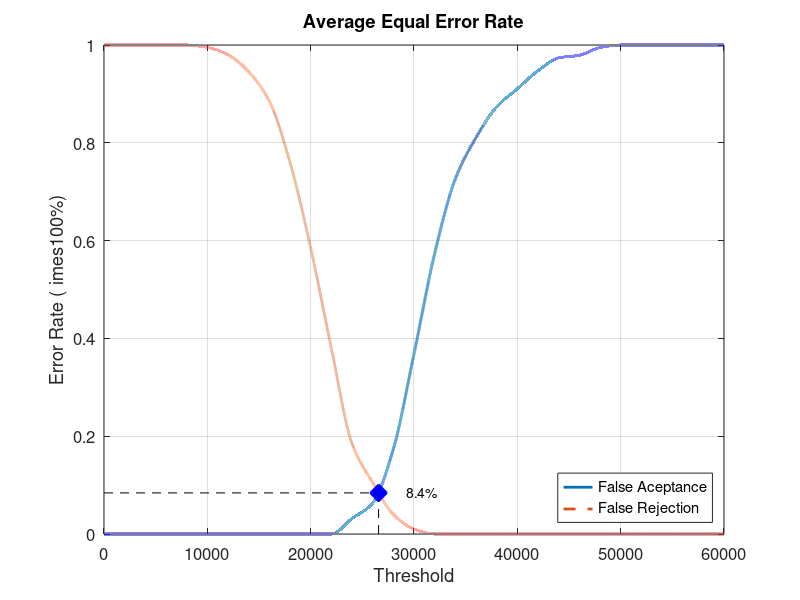
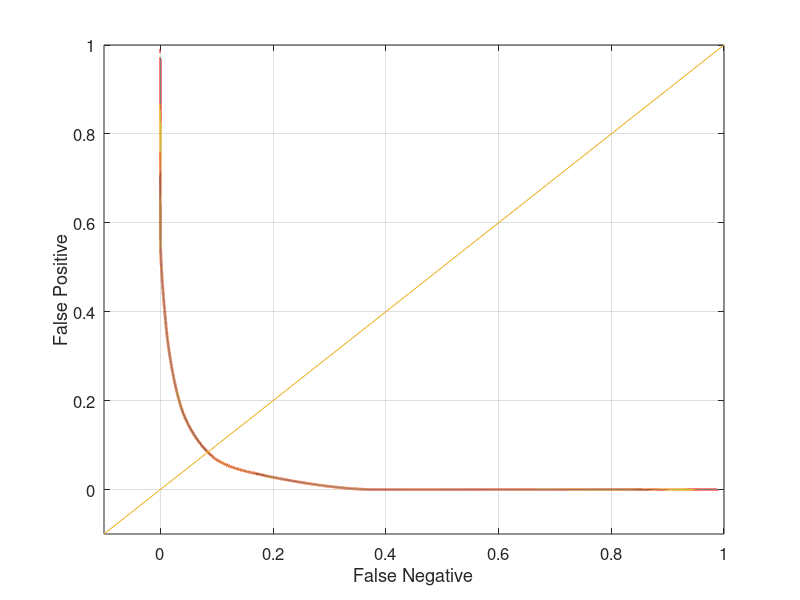

Write MATLAB code to recreate these figures, in order.
close all;
clear;
clc;
x = 0:2000:60000;
xq = 0:0.5:60000;

y0 = [0 0 0 0 0 0 0 0 0 0 0 0 0.0315789 0.0631579 0.173684 0.368421 0.573684 0.726316 0.810526 0.873684 0.910526 0.947368 0.973684 0.978947 0.994737 1 1 1 1 1 1]
yy0 = interp1(x, y0, xq, 'pchip');
y1 = [1 1 1 1 1 0.995 0.98 0.945 0.885 0.76 0.585 0.38 0.185 0.105 0.04 0.01 0 0 0 0 0 0 0 0 0 0 0 0 0 0 0]
yy1 = interp1(x, y1, xq, 'pchip');

% Calculating EER: 
y2 = abs(y0 - y1);
find(y2 == min(y2))
yy2 = abs(yy0 - yy1);
xEER = find(yy2 == min(yy2));
xEERIndex = xq(xEER) % X-axis EER
yEER = yy0(xEER) % Y-axis EER

main = figure
plot(xq, yy0,'-','LineWidth', 2);	hold on
plot(xq, yy1,'--','LineWidth', 2);	hold on
plot([xEERIndex xEERIndex], [0 yEER], 'k--');	hold on
plot([0 xEERIndex], [yEER yEER], 'k--');	hold on
plot(xEERIndex, yEER, 'bx', 'LineWidth', 10);	hold on
text(xEERIndex + 10 * xEERIndex / 100, yEER, [num2str(round((10000 * yEER)) / 100) '%'])
legend('False Aceptance', 'False Rejection', 'Location', 'SouthEast')
xlabel('Threshold')
ylabel('Error Rate (	imes100%)')
title('Average Equal Error Rate')
set(gca, 'FontSize', 12)
axis([0 60000 0 1])
grid on

print(main, 'Database5_3Main', '-dpng');
FNRxFPR = figure('Color', [1 1 1]);
plot(yy1, yy0, '-', yy1, yy0, 'LineWidth', 2);
hold on
y = -0.1:0.1:1
plot(y, y); 
set(gca, 'FontSize', 12)
xlabel('False Negative')
ylabel('False Positive')
axis([-0.1 1 -0.1 1])
set(gca, 'FontSize', 12)
grid on

print(FNRxFPR, 'Database5_3FNRxFPR','-dpng');
